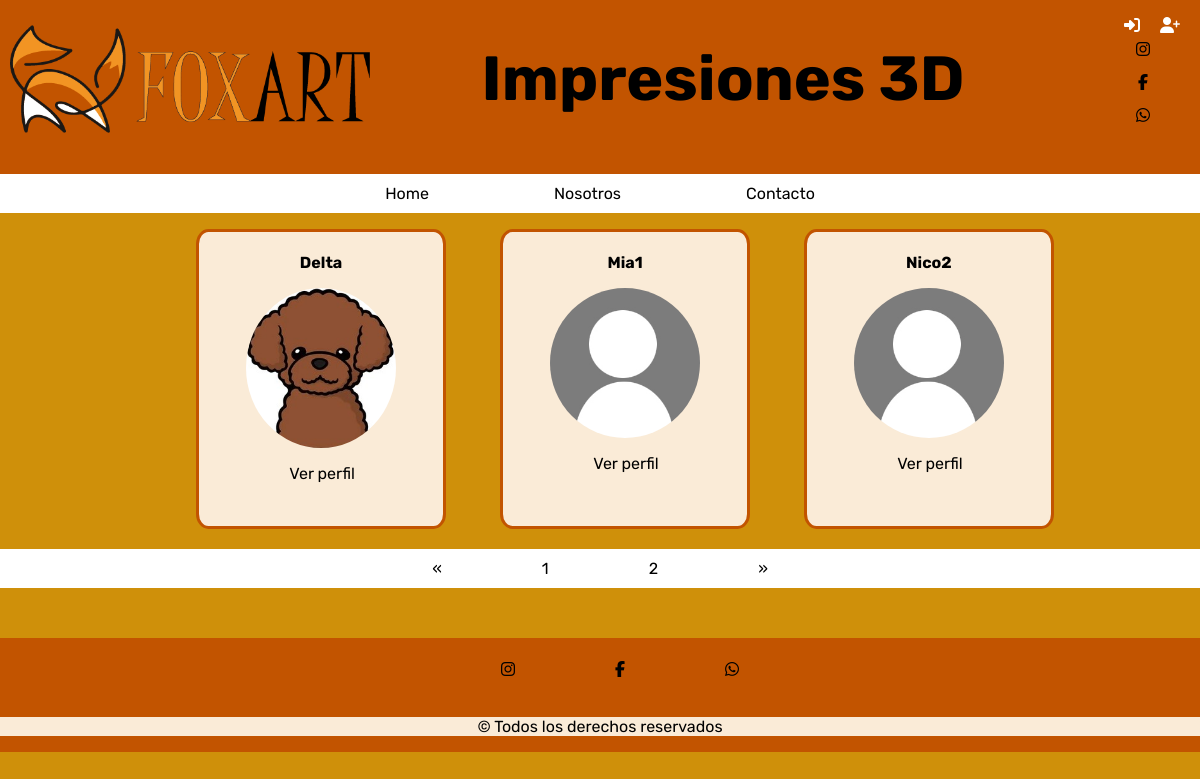
/profile/, run on the app's committed database.
### registration/models.py (models this page shows)
class Profile(models.Model):
    user = models.OneToOneField(User, on_delete=models.CASCADE)
    avatar = models.ImageField(upload_to=custom_upload_to, null=True, blank=True)
    bio = models.TextField(null=True, blank=True)
    link = models.URLField(max_length=200, null=True, blank=True)
    class Meta:
        ordering = ['user__username']

### profiles/views.py (the view)
# urls.py: path('', ProfileListView.as_view(), name='list'),
class ProfileListView(ListView):
    model = Profile
    template_name = 'profiles/profile_list.html'
    paginate_by = 3

### profiles/templates/profiles/profile_list.html (shortened to what this page needs)
{% extends 'core/base.html' %}
{% load static %}
{% block content %}
<main role="main">
  <div class="container">
    <div class="row mt-3">
          {% for profile in profile_list %}
            <div class="catalogo ">
              <a>
                <div class="categoria">
                    <p><b>{{profile.user|truncatechars:"16"}}</b></p>
                <div class="foto">
                  {% if profile.avatar %}
                    <img src="{{profile.avatar.url}}">
                  {% else %}
                    <img src="{% static 'registration/img/no-avatar.jpg' %}">
                  {% endif %}
                  </div>
                    <p>
                    <a href="{% url 'profiles:detail' profile.user %}">Ver perfil</a>
                    </p>
                </div>
              </a>
            </div>
          {% endfor %}
    </div>
  </div>
{% if is_paginated %}
  <nav aria-label="Page navigation">
    <ul class="pagination justify-content-center">
      {% if page_obj.has_previous %}
        <li class="page-item ">
          <a class="page-link" href="?page={{ page_obj.previous_page_number }}">&laquo;</a>
        </li>
      {% else %}
        <li class="page-item disabled">
          <a class="page-link" href="#" tabindex="-1">&laquo;</a>
        </li>
      {% endif %}
      {% for i in paginator.page_range %}
        <li class="page-item {% if page_obj.number == i %}active{% endif %}">
          <a class="page-link" href="?page={{ i }}">{{ i }}</a>
        </li>
      {% endfor %}
      {% if page_obj.has_next %}
        <li class="page-item ">
          <a class="page-link" href="?page={{ page_obj.next_page_number }}">&raquo;</a>
        </li>
      {% else %}
        <li class="page-item disabled">
          <a class="page-link" href="#" tabindex="-1">&raquo;</a>
        </li>
      {% endif %}
    </ul>
  </nav>
{% endif %}
</main>
{% endblock %}

### core/static/styles/styles.css (style rules this page uses)
body { font-family: 'Libre Bodoni', serif;font-family: 'Rubik', sans-serif; background-color: #cf900a; text-align: center; margin: 0px; padding: 0px; box-sizing: border-box; }
nav { background-color: #cf900a; }
nav ul { display: flex; justify-content: space-around; align-items: center; padding: 0px; background: white; }
li { list-style: none; margin: 3px 20px; }
li a { padding: 10px; margin: 0px; }
nav ul li { margin: 0px 40px; padding: 10px 0px; }
a { color: black; text-decoration: none; }
.catalogo { display: inline-flex; flex-wrap: wrap; justify-content: center; gap: 15px; }
.categoria { box-sizing: border-box; overflow: hidden; width: 250px; height: 300px; padding: 5px 0px 0px 0px; background-color: antiquewhite; border-radius: 5%; border: solid #C25400; }
.categoria img { max-width: 80%; margin: auto; border-radius: 5%; max-height: 180px; }
.categoria p a { padding: 1px; }
.foto { display: flex; justify-content: space-between; align-items: center; margin: 10px; }
.foto img { border-radius: 50%; min-width: 150px; max-height: 160px; }
@media only screen and (min-width: 600px) { li { margin: 5px 30px; } }
@media only screen and (min-width: 600px) { .catalogo { gap: 30px; } }
@media only screen and (min-width: 600px) { nav ul { justify-content: center; } }
@media only screen and (min-width: 1150px) { li { margin: 6px 40px; } }
@media only screen and (min-width: 1150px) { .catalogo { gap: 50px; } }
@media only screen and (min-width: 1150px) { .categoria { min-width: 200px; min-height: 220px; } }
@media only screen and (min-width: 1150px) { .categoria img { max-width: 60%; max-height: 160px; } }
@media only screen and (min-width: 1150px) { nav ul { justify-content: center; } }

### data on the page
Profile: user "Delta", avatar (picture)
Profile: user "Mia1"
Profile: user "Nico2"

### other printed values
{{ i }} "1" "2"
